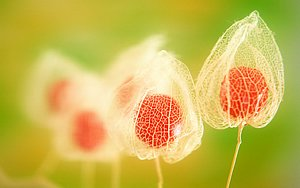
#> input picture OpenCV/japaneseflowers.jpg, 300 x 188 px
$ python ThreshholdDemo.py
#> lines starting #> are read from the running program, lines starting #| are printed output that depends on the picture; after the words box and inside, x2 and y2 are one past the last pixel; in counts of white or black regions, pixels touching at a corner belong together
import cv2 as cv
import numpy as np

src = cv.imread("japaneseflowers.jpg", 1)
#> src is the input picture: shape (188, 300, 3); mean B, G, R 81.3, 182.3, 200.5
if src is None:
    print("missing image")
else:
    gray = cv.cvtColor(src, cv.COLOR_RGB2GRAY)
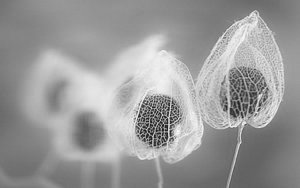
#> gray: shape (188, 300); min 27, max 249, mean 154.2
    ret,thresh_binary = cv.threshold(gray,127,255,cv.THRESH_BINARY)
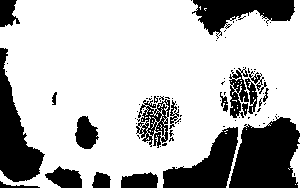
#> thresh_binary: shape (188, 300); 72.9% white; 87 black regions (67 under 20 px), largest, box (x1, y1, x2, y2) and area: (229, 116, 300, 188) 3779, (0, 48, 45, 182) 2681, (163, 127, 238, 188) 2281
    ret,thresh_binary_inv = cv.threshold(gray,127,255,cv.THRESH_BINARY_INV)
    ret,thresh_trunc = cv.threshold(gray,127,255,cv.THRESH_TRUNC)
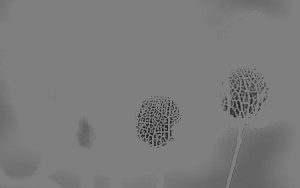
#> thresh_trunc: shape (188, 300); min 27, max 127, mean 123
    ret,thresh_tozero = cv.threshold(gray,127,255,cv.THRESH_TOZERO)
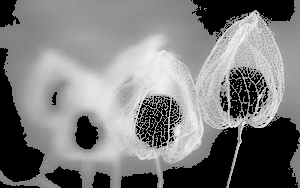
#> thresh_tozero: shape (188, 300); min 0, max 249, mean 123.8
    ret,thresh_tozero_inv = cv.threshold(gray,127,255,cv.THRESH_TOZERO_INV)
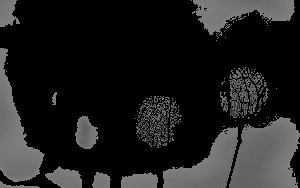
#> thresh_tozero_inv: shape (188, 300); min 0, max 127, mean 30.4


#DISPLAYING THE DIFFERENT THRESHOLDING STYLES
names = ['Original Image','BINARY','THRESH_BINARY_INV','THRESH_TRUNC','THRESH_TOZERO','THRESH_TOZERO_INV']
images = gray,thresh_binary,thresh_binary_inv,thresh_trunc,thresh_tozero,thresh_tozero_inv


for i in range(6):
    cv.imshow(names[i],images[i])


    #cv.imshow("Oringal", gray)

$ run again, with OpenCV/mugshot.jpg copied over OpenCV/japaneseflowers.jpg
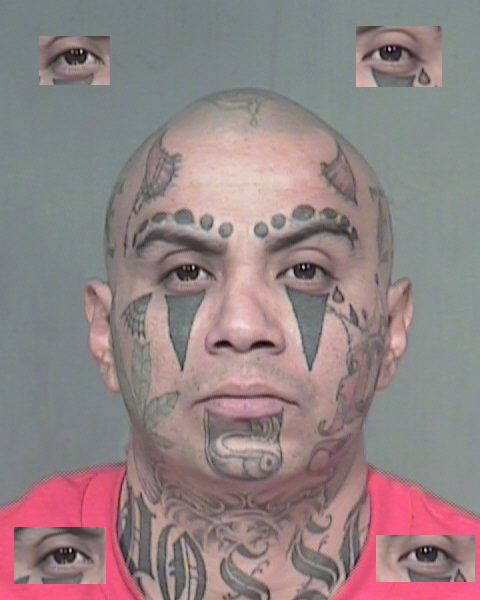
#> input picture OpenCV/mugshot.jpg, 480 x 600 px
#> src is the input picture: shape (600, 480, 3); mean B, G, R 132.1, 131.1, 146.8
#> `ret,thresh_binary = cv.threshold(gray,127,255,cv.THRESH_BINARY)`:
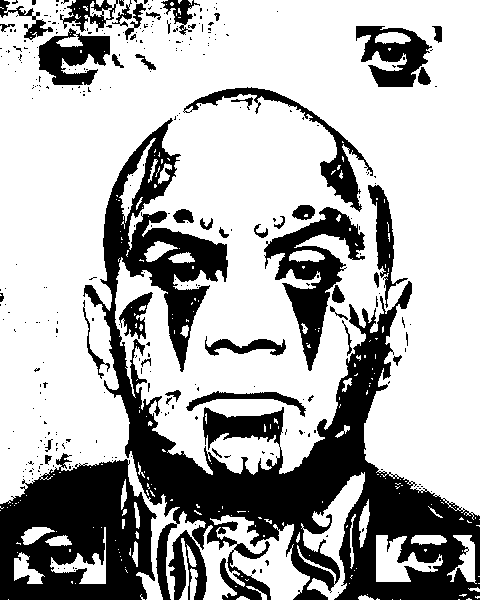
#> thresh_binary: shape (600, 480); 69.3% white; 337 black regions (289 under 20 px), largest, box (x1, y1, x2, y2) and area: (83, 118, 480, 600) 48752, (0, 453, 157, 600) 16008, (264, 207, 365, 371) 5452
#> `ret,thresh_tozero_inv = cv.threshold(gray,127,255,cv.THRESH_TOZERO_INV)`:
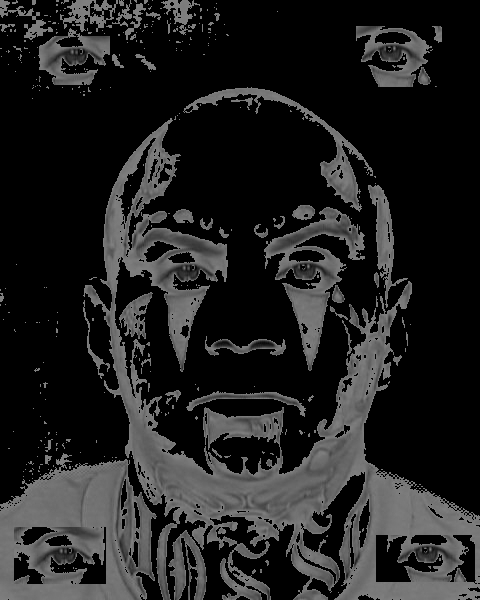
#> thresh_tozero_inv: shape (600, 480); min 0, max 127, mean 33.1
